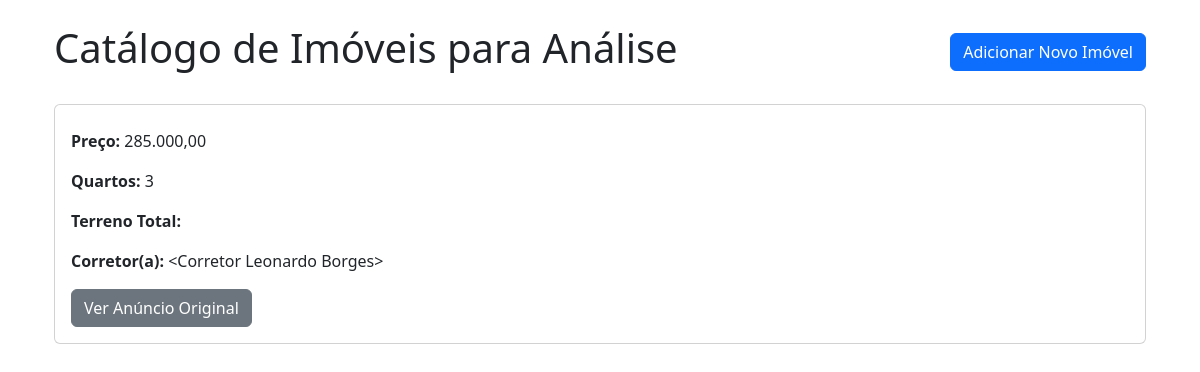
Before: /imoveis with the older database file.
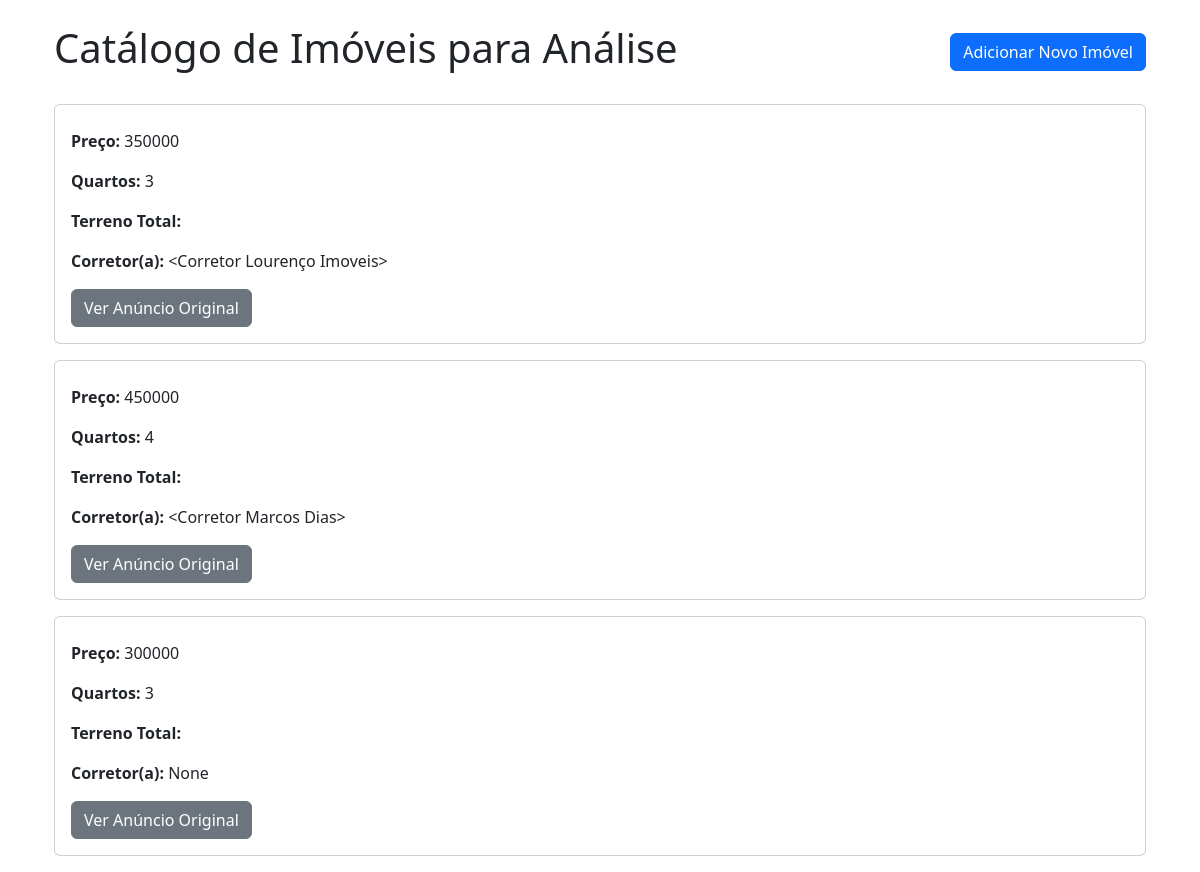
After: the same page with the newer database file.
### models.py (models this page shows, shortened)
class Imovel(db.Model):
    __tablename__ ='imoveis'
    id = db.Column(db.Integer, primary_key=True,autoincrement=True)
    regiao = db.Column(db.String, nullable=False)
    preco = db.Column(db.Integer, nullable=False)
    quartos = db.Column(db.Integer, nullable=False)
    area_total = db.Column(db.String(5), nullable=False)
    area_construida = db.Column(db.String(5), nullable=False)
    area_gourmet = db.Column(db.Integer, nullable=False)
    valor_entrada = db.Column(db.Integer, nullable=False)
    id_corretor = db.Column(db.Integer, db.ForeignKey('corretores.id'), nullable=False)
    corretor = db.relationship('Corretor', backref='imoveis')

class Corretor(db.Model):
    __tablename__ = 'corretores'
    id = db.Column(db.Integer, primary_key=True, autoincrement=True)
    nome = db.Column(db.String,nullable=False)
    contato = db.Column(db.String, nullable=False)
    def __repr__(self):
        return f'<Corretor {self.nome}>'

### routes.py (the view)
@rotas.route('/imoveis')
def index():
 imoveis = Imovel.query.order_by(Imovel.id)
 return render_template('index.html', lista_de_imoveis=imoveis)

### templates/index.html (shortened to what this page needs)
{% extends 'base.html' %}
{% block content %}
    <div class="d-flex justify-content-between align-items-center mb-4">
        <h1>Catálogo de Imóveis para Análise</h1>
        <a href="/cadastrar" class="btn btn-primary">Adicionar Novo Imóvel</a>
    </div>
    {% for imovel in lista_de_imoveis %}
        <div class="card mb-3">
            <div class="card-body">
                <p class="card-text"><strong>Preço:</strong> {{ imovel.preco }}</p>
                <p class="card-text"><strong>Quartos:</strong> {{ imovel.quartos }}</p>
                <p class="card-text"><strong>Terreno Total:</strong> {{ imovel.terreno_total }}</p>
                <p class="card-text"><strong>Corretor(a):</strong> {{ imovel.corretor }} {{ imovel.telefone_corretor }}</p>
                <a href="{{ imovel.link }}" class="btn btn-secondary" target="_blank">Ver Anúncio Original</a>
            </div>
        </div>
    {% endfor %}
{% endblock %}

### templates/base.html (shortened to what this page needs)
<!doctype html>
<html lang="pt-br">
<head>
   <link rel="stylesheet" href="{{url_for('static', filename='bootstrap.css')}}">
</head>
<body>
    <div class="container">
     <div class="container mt-4">
        {% block content %}{% endblock %}
     </div>
    </div>
</body>
</html>

Changed rows visible on the page:
changed Imovel: preco "285.000,00" → "350000"; corretor "<Corretor Leonardo Borges>" → "<Corretor Lourenço Imoveis>"
added Imovel: preco "450000", quartos "4", corretor "<Corretor Marcos Dias>"
added Imovel: preco "300000", quartos "3", corretor "None"
